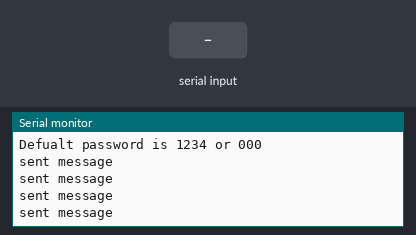
Bench run of a sketch on a simulated Arduino Mega 2560, built with avr-gcc and run on an emulated ATmega2560. Parts: the last lines printed to the serial monitor. Inputs (shaded band) come from the test bench.

Above: at 1.8 s.
1.9 s: "1" received over the second serial link
At 2.5 s:
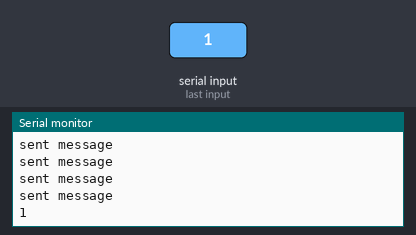
3.5 s: "0" received over the second serial link
At 4.0 s:
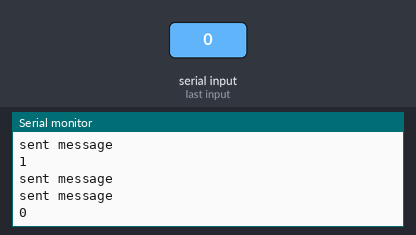
5.0 s: "2" received over the second serial link
At 5.6 s:
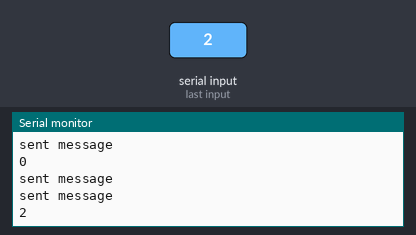

Measured:
- after the input at 1.9 s, the serial monitor: prints a new line after 0.16 s (image 1)
- after the input at 3.5 s, the serial monitor: prints a new line after 0.10 s (image 2)
- after the input at 5.0 s, the serial monitor: prints a new line after 0.13 s (image 3)

The sketch:

serial_comm.ino
```cpp
#include <SoftwareSerial.h>


SoftwareSerial MyBlue(10, 11); // RX | TX

char* receive_msg;

void setup()
{
 Serial.begin(9600);
 MyBlue.begin(9600);
 //pinMode(LED, OUTPUT);
 Serial.println("Ready to connect\nDefualt password is 1234 or 000");
}
void loop()
{


 if (MyBlue.available())
 {

    //receive_msg = receive_msg + MyBlue.read();
    char x = MyBlue.read();
    Serial.println( x );

 }
 else
 {
    char* f = "hello world!!\n\r";
    MyBlue.write(f);
    Serial.println("sent message");
 }


 delay(500);
}
```
